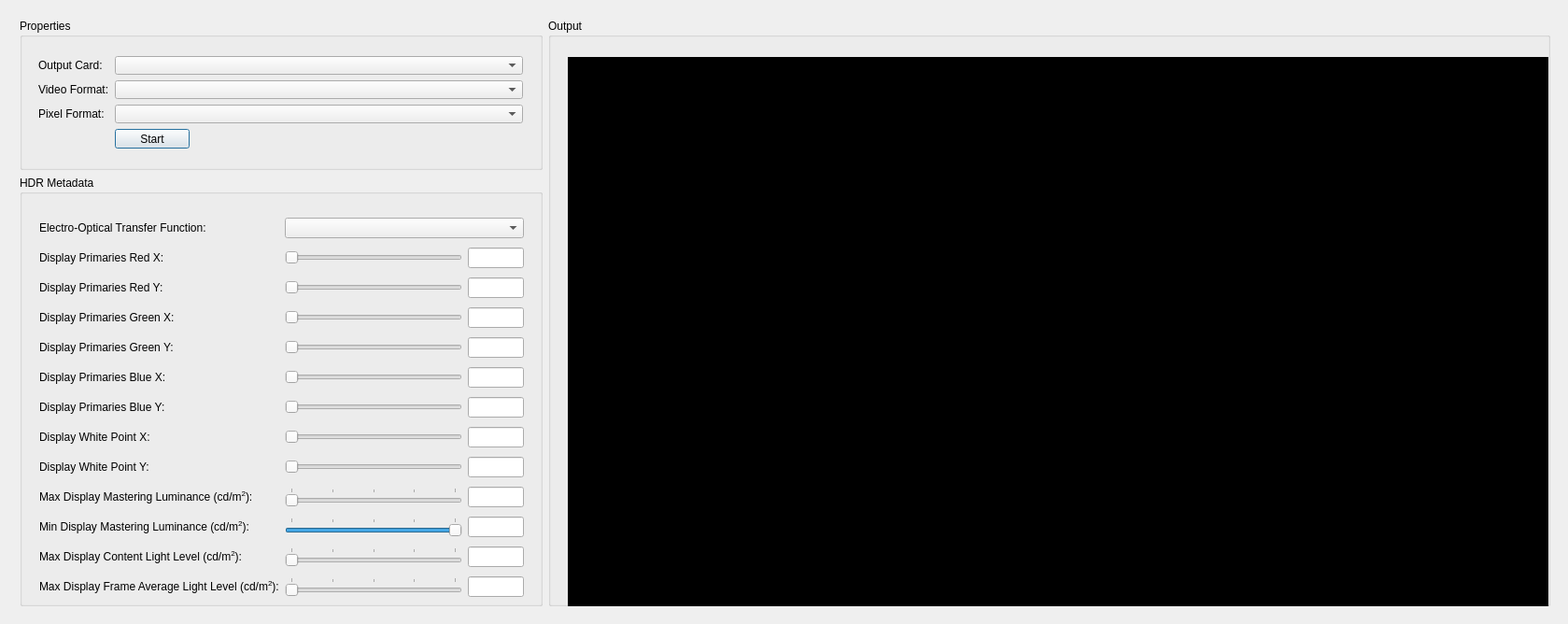
<?xml version="1.0" encoding="UTF-8"?>
<ui version="4.0">
 <class>SignalGenHDR</class>
 <widget class="QDialog" name="SignalGenHDR">
  <property name="geometry">
   <rect>
    <x>0</x>
    <y>0</y>
    <width>1679</width>
    <height>668</height>
   </rect>
  </property>
  <property name="sizePolicy">
   <sizepolicy hsizetype="Preferred" vsizetype="Minimum">
    <horstretch>0</horstretch>
    <verstretch>0</verstretch>
   </sizepolicy>
  </property>
  <property name="windowTitle">
   <string>Signal Generator HDR</string>
  </property>
  <widget class="QWidget" name="gridLayoutWidget">
   <property name="geometry">
    <rect>
     <x>10</x>
     <y>9</y>
     <width>1661</width>
     <height>651</height>
    </rect>
   </property>
   <layout class="QGridLayout" name="dialogGridLayout">
    <item row="0" column="0">
     <widget class="QGroupBox" name="propertiesGroupBox">
      <property name="sizePolicy">
       <sizepolicy hsizetype="Minimum" vsizetype="Minimum">
        <horstretch>0</horstretch>
        <verstretch>0</verstretch>
       </sizepolicy>
      </property>
      <property name="minimumSize">
       <size>
        <width>460</width>
        <height>162</height>
       </size>
      </property>
      <property name="maximumSize">
       <size>
        <width>560</width>
        <height>162</height>
       </size>
      </property>
      <property name="title">
       <string>Properties</string>
      </property>
      <widget class="QWidget" name="formLayoutWidget">
       <property name="geometry">
        <rect>
         <x>9</x>
         <y>29</y>
         <width>541</width>
         <height>121</height>
        </rect>
       </property>
       <layout class="QFormLayout" name="formLayout">
        <item row="2" column="0">
         <widget class="QLabel" name="label_3">
          <property name="text">
           <string>Pixel Format:</string>
          </property>
         </widget>
        </item>
        <item row="0" column="0">
         <widget class="QLabel" name="label">
          <property name="text">
           <string>Output Card:</string>
          </property>
         </widget>
        </item>
        <item row="0" column="1">
         <widget class="QComboBox" name="ouputDeviceComboBox"/>
        </item>
        <item row="1" column="0">
         <widget class="QLabel" name="label_2">
          <property name="text">
           <string>Video Format:</string>
          </property>
         </widget>
        </item>
        <item row="1" column="1">
         <widget class="QComboBox" name="videoFormatComboBox"/>
        </item>
        <item row="2" column="1">
         <widget class="QComboBox" name="pixelFormatComboBox"/>
        </item>
        <item row="3" column="1">
         <widget class="QPushButton" name="startButton">
          <property name="sizePolicy">
           <sizepolicy hsizetype="Maximum" vsizetype="Fixed">
            <horstretch>0</horstretch>
            <verstretch>0</verstretch>
           </sizepolicy>
          </property>
          <property name="text">
           <string>Start</string>
          </property>
         </widget>
        </item>
       </layout>
      </widget>
     </widget>
    </item>
    <item row="1" column="0">
     <widget class="QGroupBox" name="hdrGroupBox">
      <property name="sizePolicy">
       <sizepolicy hsizetype="Preferred" vsizetype="Expanding">
        <horstretch>0</horstretch>
        <verstretch>0</verstretch>
       </sizepolicy>
      </property>
      <property name="minimumSize">
       <size>
        <width>560</width>
        <height>400</height>
       </size>
      </property>
      <property name="maximumSize">
       <size>
        <width>560</width>
        <height>16777215</height>
       </size>
      </property>
      <property name="title">
       <string>HDR Metadata</string>
      </property>
      <widget class="QWidget" name="gridLayoutWidget_2">
       <property name="geometry">
        <rect>
         <x>10</x>
         <y>30</y>
         <width>541</width>
         <height>441</height>
        </rect>
       </property>
       <layout class="QGridLayout" name="gridLayout_2">
        <property name="sizeConstraint">
         <enum>QLayout::SetMinimumSize</enum>
        </property>
        <property name="horizontalSpacing">
         <number>6</number>
        </property>
        <item row="0" column="0">
         <widget class="QLabel" name="label_4">
          <property name="text">
           <string>Electro-Optical Transfer Function:</string>
          </property>
         </widget>
        </item>
        <item row="0" column="1" colspan="2">
         <widget class="QComboBox" name="eotfComboBox"/>
        </item>
        <item row="1" column="0">
         <widget class="QLabel" name="label_5">
          <property name="text">
           <string>Display Primaries Red X:</string>
          </property>
         </widget>
        </item>
        <item row="1" column="1">
         <widget class="QSlider" name="displayPrimaryRedXSlider">
          <property name="maximum">
           <number>1000</number>
          </property>
          <property name="orientation">
           <enum>Qt::Horizontal</enum>
          </property>
         </widget>
        </item>
        <item row="1" column="2">
         <widget class="QLineEdit" name="displayPrimaryRedXLineEdit">
          <property name="maximumSize">
           <size>
            <width>60</width>
            <height>25</height>
           </size>
          </property>
          <property name="layoutDirection">
           <enum>Qt::RightToLeft</enum>
          </property>
          <property name="readOnly">
           <bool>true</bool>
          </property>
         </widget>
        </item>
        <item row="2" column="0">
         <widget class="QLabel" name="label_6">
          <property name="text">
           <string>Display Primaries Red Y:</string>
          </property>
         </widget>
        </item>
        <item row="2" column="1">
         <widget class="QSlider" name="displayPrimaryRedYSlider">
          <property name="maximum">
           <number>1000</number>
          </property>
          <property name="orientation">
           <enum>Qt::Horizontal</enum>
          </property>
         </widget>
        </item>
        <item row="2" column="2">
         <widget class="QLineEdit" name="displayPrimaryRedYLineEdit">
          <property name="maximumSize">
           <size>
            <width>60</width>
            <height>25</height>
           </size>
          </property>
          <property name="layoutDirection">
           <enum>Qt::RightToLeft</enum>
          </property>
          <property name="readOnly">
           <bool>true</bool>
          </property>
         </widget>
        </item>
        <item row="3" column="0">
         <widget class="QLabel" name="label_7">
          <property name="text">
           <string>Display Primaries Green X:</string>
          </property>
         </widget>
        </item>
        <item row="3" column="1">
         <widget class="QSlider" name="displayPrimaryGreenXSlider">
          <property name="maximum">
           <number>1000</number>
          </property>
          <property name="orientation">
           <enum>Qt::Horizontal</enum>
          </property>
         </widget>
        </item>
        <item row="3" column="2">
         <widget class="QLineEdit" name="displayPrimaryGreenXLineEdit">
          <property name="maximumSize">
           <size>
            <width>60</width>
            <height>25</height>
           </size>
          </property>
          <property name="layoutDirection">
           <enum>Qt::RightToLeft</enum>
          </property>
          <property name="readOnly">
           <bool>true</bool>
          </property>
         </widget>
        </item>
        <item row="4" column="0">
         <widget class="QLabel" name="label_8">
          <property name="text">
           <string>Display Primaries Green Y:</string>
          </property>
         </widget>
        </item>
        <item row="4" column="1">
         <widget class="QSlider" name="displayPrimaryGreenYSlider">
          <property name="maximum">
           <number>1000</number>
          </property>
          <property name="orientation">
           <enum>Qt::Horizontal</enum>
          </property>
         </widget>
        </item>
        <item row="4" column="2">
         <widget class="QLineEdit" name="displayPrimaryGreenYLineEdit">
          <property name="maximumSize">
           <size>
            <width>60</width>
            <height>25</height>
           </size>
          </property>
          <property name="layoutDirection">
           <enum>Qt::RightToLeft</enum>
          </property>
          <property name="readOnly">
           <bool>true</bool>
          </property>
         </widget>
        </item>
        <item row="5" column="0">
         <widget class="QLabel" name="label_9">
          <property name="text">
           <string>Display Primaries Blue X:</string>
          </property>
         </widget>
        </item>
        <item row="5" column="1">
         <widget class="QSlider" name="displayPrimaryBlueXSlider">
          <property name="maximum">
           <number>1000</number>
          </property>
          <property name="orientation">
           <enum>Qt::Horizontal</enum>
          </property>
         </widget>
        </item>
        <item row="5" column="2">
         <widget class="QLineEdit" name="displayPrimaryBlueXLineEdit">
          <property name="sizePolicy">
           <sizepolicy hsizetype="Expanding" vsizetype="Fixed">
            <horstretch>0</horstretch>
            <verstretch>0</verstretch>
           </sizepolicy>
          </property>
          <property name="maximumSize">
           <size>
            <width>60</width>
            <height>25</height>
           </size>
          </property>
          <property name="layoutDirection">
           <enum>Qt::RightToLeft</enum>
          </property>
          <property name="readOnly">
           <bool>true</bool>
          </property>
         </widget>
        </item>
        <item row="6" column="0">
         <widget class="QLabel" name="label_10">
          <property name="text">
           <string>Display Primaries Blue Y:</string>
          </property>
         </widget>
        </item>
        <item row="6" column="1">
         <widget class="QSlider" name="displayPrimaryBlueYSlider">
          <property name="maximum">
           <number>1000</number>
          </property>
          <property name="orientation">
           <enum>Qt::Horizontal</enum>
          </property>
         </widget>
        </item>
        <item row="6" column="2">
         <widget class="QLineEdit" name="displayPrimaryBlueYLineEdit">
          <property name="maximumSize">
           <size>
            <width>60</width>
            <height>25</height>
           </size>
          </property>
          <property name="layoutDirection">
           <enum>Qt::RightToLeft</enum>
          </property>
          <property name="readOnly">
           <bool>true</bool>
          </property>
         </widget>
        </item>
        <item row="7" column="0">
         <widget class="QLabel" name="label_11">
          <property name="text">
           <string>Display White Point X:</string>
          </property>
         </widget>
        </item>
        <item row="7" column="1">
         <widget class="QSlider" name="whitePointXSlider">
          <property name="maximum">
           <number>10000</number>
          </property>
          <property name="orientation">
           <enum>Qt::Horizontal</enum>
          </property>
         </widget>
        </item>
        <item row="7" column="2">
         <widget class="QLineEdit" name="whitePointXLineEdit">
          <property name="maximumSize">
           <size>
            <width>60</width>
            <height>25</height>
           </size>
          </property>
          <property name="layoutDirection">
           <enum>Qt::RightToLeft</enum>
          </property>
          <property name="readOnly">
           <bool>true</bool>
          </property>
         </widget>
        </item>
        <item row="8" column="0">
         <widget class="QLabel" name="label_12">
          <property name="text">
           <string>Display White Point Y:</string>
          </property>
         </widget>
        </item>
        <item row="8" column="1">
         <widget class="QSlider" name="whitePointYSlider">
          <property name="maximum">
           <number>10000</number>
          </property>
          <property name="orientation">
           <enum>Qt::Horizontal</enum>
          </property>
         </widget>
        </item>
        <item row="8" column="2">
         <widget class="QLineEdit" name="whitePointYLineEdit">
          <property name="maximumSize">
           <size>
            <width>60</width>
            <height>25</height>
           </size>
          </property>
          <property name="layoutDirection">
           <enum>Qt::RightToLeft</enum>
          </property>
          <property name="readOnly">
           <bool>true</bool>
          </property>
         </widget>
        </item>
        <item row="9" column="0">
         <widget class="QLabel" name="label_13">
          <property name="text">
           <string>&lt;html&gt;&lt;head/&gt;&lt;body&gt;&lt;p&gt;Max Display Mastering Luminance (cd/m&lt;span style=&quot; vertical-align:super;&quot;&gt;2&lt;/span&gt;):&lt;/p&gt;&lt;/body&gt;&lt;/html&gt;</string>
          </property>
         </widget>
        </item>
        <item row="9" column="1">
         <widget class="QSlider" name="maxDisplayMasteringLuminanceSlider">
          <property name="maximum">
           <number>40000</number>
          </property>
          <property name="orientation">
           <enum>Qt::Horizontal</enum>
          </property>
          <property name="tickPosition">
           <enum>QSlider::TicksAbove</enum>
          </property>
          <property name="tickInterval">
           <number>10000</number>
          </property>
         </widget>
        </item>
        <item row="9" column="2">
         <widget class="QLineEdit" name="maxDisplayMasteringLuminanceLineEdit">
          <property name="maximumSize">
           <size>
            <width>60</width>
            <height>25</height>
           </size>
          </property>
          <property name="layoutDirection">
           <enum>Qt::RightToLeft</enum>
          </property>
          <property name="readOnly">
           <bool>true</bool>
          </property>
         </widget>
        </item>
        <item row="10" column="0">
         <widget class="QLabel" name="label_14">
          <property name="text">
           <string>&lt;html&gt;&lt;head/&gt;&lt;body&gt;&lt;p&gt;Min Display Mastering Luminance (cd/m&lt;span style=&quot; vertical-align:super;&quot;&gt;2&lt;/span&gt;):&lt;/p&gt;&lt;/body&gt;&lt;/html&gt;</string>
          </property>
         </widget>
        </item>
        <item row="10" column="1">
         <widget class="QSlider" name="minDisplayMasteringLuminanceSlider">
          <property name="minimum">
           <number>-40000</number>
          </property>
          <property name="maximum">
           <number>0</number>
          </property>
          <property name="orientation">
           <enum>Qt::Horizontal</enum>
          </property>
          <property name="tickPosition">
           <enum>QSlider::TicksAbove</enum>
          </property>
          <property name="tickInterval">
           <number>10000</number>
          </property>
         </widget>
        </item>
        <item row="10" column="2">
         <widget class="QLineEdit" name="minDisplayMasteringLuminanceLineEdit">
          <property name="maximumSize">
           <size>
            <width>60</width>
            <height>25</height>
           </size>
          </property>
          <property name="layoutDirection">
           <enum>Qt::RightToLeft</enum>
          </property>
          <property name="readOnly">
           <bool>true</bool>
          </property>
         </widget>
        </item>
        <item row="11" column="0">
         <widget class="QLabel" name="label_15">
          <property name="text">
           <string>&lt;html&gt;&lt;head/&gt;&lt;body&gt;&lt;p&gt;Max Display Content Light Level (cd/m&lt;span style=&quot; vertical-align:super;&quot;&gt;2&lt;/span&gt;):&lt;/p&gt;&lt;/body&gt;&lt;/html&gt;</string>
          </property>
         </widget>
        </item>
        <item row="11" column="1">
         <widget class="QSlider" name="maxCLLSlider">
          <property name="maximum">
           <number>40000</number>
          </property>
          <property name="orientation">
           <enum>Qt::Horizontal</enum>
          </property>
          <property name="tickPosition">
           <enum>QSlider::TicksAbove</enum>
          </property>
          <property name="tickInterval">
           <number>10000</number>
          </property>
         </widget>
        </item>
        <item row="11" column="2">
         <widget class="QLineEdit" name="maxCLLLineEdit">
          <property name="maximumSize">
           <size>
            <width>60</width>
            <height>25</height>
           </size>
          </property>
          <property name="layoutDirection">
           <enum>Qt::RightToLeft</enum>
          </property>
          <property name="readOnly">
           <bool>true</bool>
          </property>
         </widget>
        </item>
        <item row="12" column="0">
         <widget class="QLabel" name="label_16">
          <property name="text">
           <string>&lt;html&gt;&lt;head/&gt;&lt;body&gt;&lt;p&gt;Max Display Frame Average Light Level (cd/m&lt;span style=&quot; vertical-align:super;&quot;&gt;2&lt;/span&gt;):&lt;/p&gt;&lt;/body&gt;&lt;/html&gt;</string>
          </property>
         </widget>
        </item>
        <item row="12" column="1">
         <widget class="QSlider" name="maxFALLSlider">
          <property name="maximum">
           <number>40000</number>
          </property>
          <property name="orientation">
           <enum>Qt::Horizontal</enum>
          </property>
          <property name="tickPosition">
           <enum>QSlider::TicksAbove</enum>
          </property>
          <property name="tickInterval">
           <number>10000</number>
          </property>
         </widget>
        </item>
        <item row="12" column="2">
         <widget class="QLineEdit" name="maxFALLLineEdit">
          <property name="maximumSize">
           <size>
            <width>60</width>
            <height>25</height>
           </size>
          </property>
          <property name="layoutDirection">
           <enum>Qt::RightToLeft</enum>
          </property>
          <property name="readOnly">
           <bool>true</bool>
          </property>
         </widget>
        </item>
       </layout>
      </widget>
     </widget>
    </item>
    <item row="0" column="1" rowspan="2">
     <widget class="QGroupBox" name="previewGroupBox">
      <property name="sizePolicy">
       <sizepolicy hsizetype="Minimum" vsizetype="Minimum">
        <horstretch>0</horstretch>
        <verstretch>0</verstretch>
       </sizepolicy>
      </property>
      <property name="title">
       <string>Output</string>
      </property>
      <widget class="QWidget" name="horizontalLayoutWidget">
       <property name="geometry">
        <rect>
         <x>10</x>
         <y>30</y>
         <width>1072</width>
         <height>611</height>
        </rect>
       </property>
       <layout class="QHBoxLayout" name="horizontalLayout">
        <item>
         <widget class="QWidget" name="previewWidget" native="true">
          <property name="sizePolicy">
           <sizepolicy hsizetype="Minimum" vsizetype="Minimum">
            <horstretch>0</horstretch>
            <verstretch>0</verstretch>
           </sizepolicy>
          </property>
          <property name="styleSheet">
           <string notr="true">background-color: rgb(0, 0, 0);</string>
          </property>
         </widget>
        </item>
       </layout>
      </widget>
     </widget>
    </item>
   </layout>
  </widget>
 </widget>
 <layoutdefault spacing="6" margin="11"/>
 <resources/>
 <connections/>
</ui>
